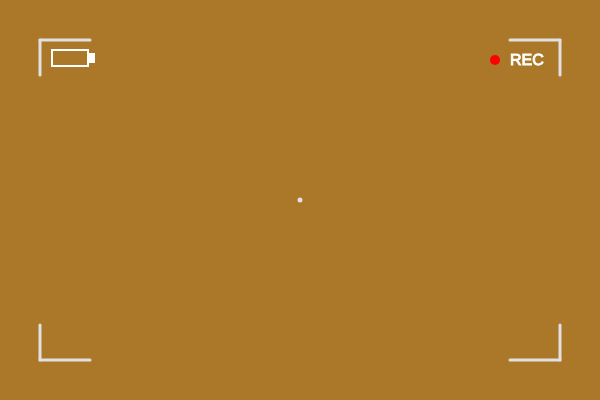
Frame 1 (no input)
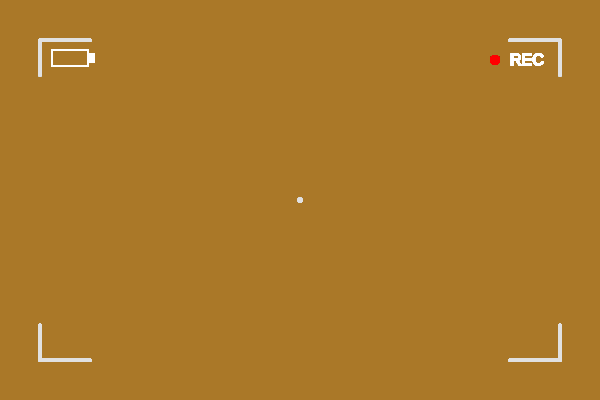
Frame 60 (no input)
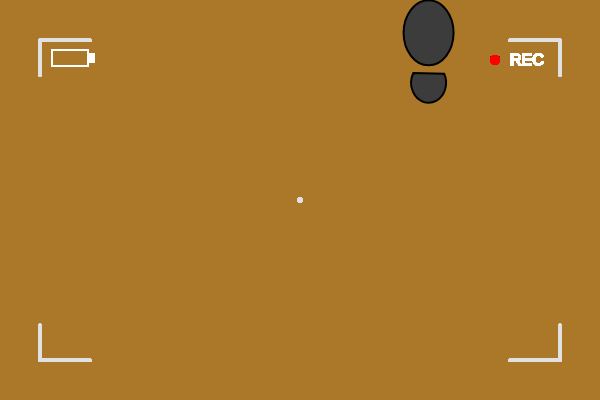
Frame 120 (the mouse pressed at the canvas centre since frame 60)

The p5.js sketch that drew these frames (run headless with seeded random() and noise() and a simulated clock; from frame 60 on, the mouse is pressed at the canvas centre):

// p5.js sketch
// ── sketch.js
let counter = 0;
let countInterval = setInterval(footmark, 1000);
let x = 0;
let y = 0;


function setup() {
  createCanvas(600, 400);
  background(170, 120, 40);
  // setTimeout(redDot, 1000);
  // setTimeout(redDotDisappear, 2000);

  // setTimeout(footmark, 1000 ,random (0, width), random(0, height), color(60));

  // for (x = 0; x < 5 - random(0, 3); x++) {
  //   footmark(random(0, width - 80), random(0, height - 80), 80, color(108, 148, 87));
  // }

}

function draw() {
  stroke(225);
  strokeWeight(3)
  // horizontal
  line(40, 40, 90, 40);
  line(560, 40, 510, 40);
  line(40, 360, 90, 360);
  line(560, 360, 510, 360);
  // vertical
  line(40, 40, 40, 75);
  line(560, 40, 560, 75);
  line(40, 360, 40, 325);
  line(560, 360, 560, 325);
  // focus point
  strokeWeight(5)
  point(300, 200);
  // REC

  stroke(255, 0, 0);
  strokeWeight(10);
  point(495, 60);
  stroke(255);
  strokeWeight(1);
  textSize(16);
  fill(255)
  text('REC', 510, 65);
  // battery
  stroke(255);
  strokeWeight(2);
  noFill();
  rect(52, 50, 36, 16);
  fill(255);
  rect(89, 54, 5, 8);
}

// function redDot(){
//   stroke(255, 0, 0);
//   strokeWeight(10);
//   point(495, 60);
//   setTimeout(redDot, 1000);

// }

// function redDotDisappear(){
//   stroke(170, 120, 40);
//   strokeWeight(10);
//   point(495, 60);
//   setTimeout(redDotDisappear, 4000);
// }


// function footmark(x, y, colour){
//   fill(colour);
//   stroke(0);
//   ellipse(x, y - 50, 50, 65);
//   arc(x, y, 35, 40, 100, 10, CHORD);

function footmark(){
  fill(60);
  stroke(0);
  x = random(0, width);
  y = random(0, height);
  ellipse(x, y - 50, 50, 65);
  arc(x, y, 35, 40, 100, 10, CHORD);

  // setTimeout(footmark, 1000 ,random (0, width), random(0, height), color(60));
  counter++;
  if (counter > 5){
    clearInterval(countInterval);
  }
}
